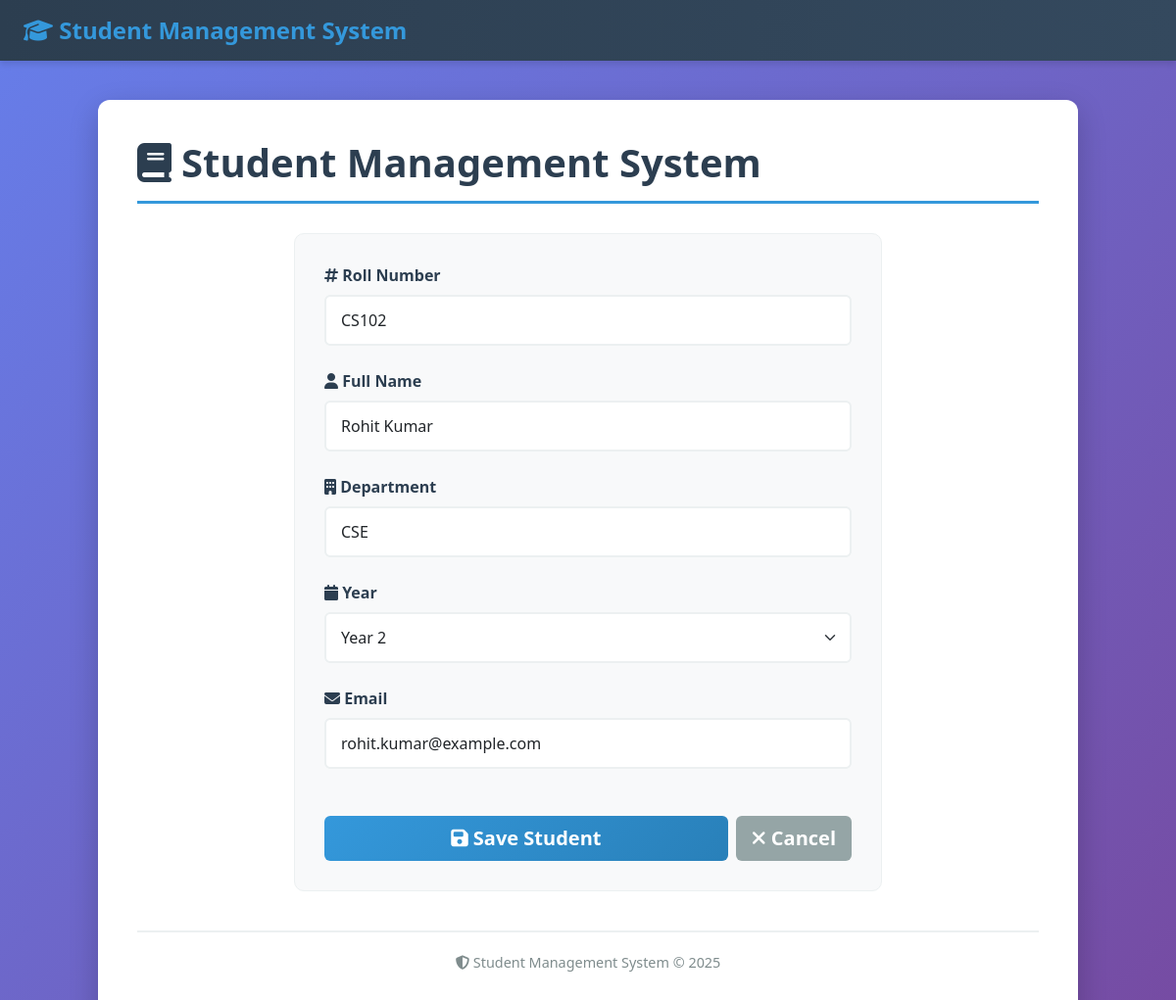
Screenshot of /student/2/edit with the database file from the repository.
### tables this page shows
CREATE TABLE students (
        id INTEGER PRIMARY KEY AUTOINCREMENT,
        roll TEXT UNIQUE NOT NULL,
        name TEXT NOT NULL,
        department TEXT,
        year INTEGER,
        email TEXT
    );

### app.py (the view)
@app.route("/student/<int:student_id>/edit", methods=["GET", "POST"])
def edit_student(student_id):
    conn = get_connection()
    cur = conn.cursor()
    cur.execute("SELECT * FROM students WHERE id = ?", (student_id,))
    student = cur.fetchone()
    if not student:
        conn.close()
        flash("Student not found.")
        return redirect(url_for("index"))
    if request.method == "POST":
        roll = request.form["roll"].strip()
        name = request.form["name"].strip()
        department = request.form["department"].strip()
        year = int(request.form["year"])
        email = request.form.get("email","").strip()
        try:
            cur.execute("UPDATE students SET roll=?, name=?, department=?, year=?, email=? WHERE id = ?",
                        (roll, name, department, year, email, student_id))
            conn.commit()
            flash("Student updated successfully.")
            return redirect(url_for("view_student", student_id=student_id))
        except Error as e:
            conn.rollback()
            flash(f"Error updating: {e}")
        finally:
            conn.close()
    else:
        conn.close()
        return render_template('form.html', action_url=url_for("edit_student", student_id=student_id), student=student)

### app.py (called while the page is built)
def get_connection():
    conn = sqlite3.connect(str(DB_PATH))
    conn.row_factory = sqlite3.Row
    return conn

@app.context_processor
def inject_base():
    return dict()

### templates/form.html (shortened to what this page needs)
{% extends 'base.html' %}
{% block content %}
  <div style="max-width: 600px; margin: 0 auto;">
    <form method="post" action="{{ action_url }}" class="form-container">
      <div class="mb-4">
        <label class="form-label"><i class="fas fa-hashtag"></i> Roll Number</label>
        <input type="text" class="form-control form-control-lg" name="roll" required value="{{ student.roll if student else '' }}" placeholder="e.g., CS101">
      </div>
      <div class="mb-4">
        <label class="form-label"><i class="fas fa-user"></i> Full Name</label>
        <input type="text" class="form-control form-control-lg" name="name" required value="{{ student.name if student else '' }}" placeholder="Enter full name">
      </div>
      <div class="mb-4">
        <label class="form-label"><i class="fas fa-building"></i> Department</label>
        <input type="text" class="form-control form-control-lg" name="department" required value="{{ student.department if student else '' }}" placeholder="e.g., CSE, ECE, ME">
      </div>
      <div class="mb-4">
        <label class="form-label"><i class="fas fa-calendar"></i> Year</label>
        <select class="form-select form-select-lg" name="year" required>
          {% set y = student.year if student else '' %}
          {% for yr in [1,2,3,4] %}
            <option value="{{ yr }}" {% if y|string == yr|string %}selected{% endif %}>Year {{ yr }}</option>
          {% endfor %}
        </select>
      </div>
      <div class="mb-4">
        <label class="form-label"><i class="fas fa-envelope"></i> Email</label>
        <input type="email" class="form-control form-control-lg" name="email" value="{{ student.email if student else '' }}" placeholder="Enter email address">
      </div>
      <div class="d-flex gap-2 mt-5">
        <button class="btn btn-primary btn-lg flex-grow-1" type="submit">
          <i class="fas fa-save"></i> Save Student
        </button>
        <a class="btn btn-secondary btn-lg" href="{{ url_for('index') }}">
          <i class="fas fa-times"></i> Cancel
        </a>
      </div>
    </form>
  </div>
{% endblock %}

### templates/base.html (style rules this page uses)
:root { --primary-color: #2c3e50; --secondary-color: #3498db; --accent-color: #e74c3c; --success-color: #27ae60; }
body { background: linear-gradient(135deg, #667eea 0%, #764ba2 100%); min-height: 100vh; font-family: 'Segoe UI', Tahoma, Geneva, Verdana, sans-serif; }
.btn { border-radius: 6px; font-weight: 600; transition: all 0.3s ease; border: none; }
.btn-primary { background: linear-gradient(135deg, #3498db, #2980b9); }
.btn-secondary { background-color: #95a5a6; }
.form-control, .form-select { border-radius: 6px; border: 2px solid #ecf0f1; padding: 10px 15px; transition: all 0.3s ease; }
.form-label { font-weight: 600; color: var(--primary-color); margin-bottom: 8px; }

### templates/form.html (style rules this page uses)
.form-container { background: #f8f9fa; padding: 30px; border-radius: 10px; border: 1px solid #ecf0f1; }
.form-control-lg, .form-select-lg { padding: 12px 15px; font-size: 1rem; }

### rows the page displays
students: roll "CS102", name "Rohit Kumar", department "CSE", email "rohit.kumar@example.com"
